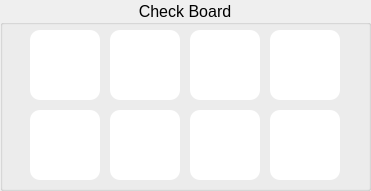
     <widget class="QGroupBox" name="groupBox_KINEMATIC_3">
      <property name="enabled">
       <bool>true</bool>
      </property>
      <property name="geometry">
       <rect>
        <x>300</x>
        <y>350</y>
        <width>371</width>
        <height>191</height>
       </rect>
      </property>
      <property name="maximumSize">
       <size>
        <width>16777210</width>
        <height>16777210</height>
       </size>
      </property>
      <property name="font">
       <font>
        <pointsize>12</pointsize>
        <weight>50</weight>
        <bold>false</bold>
       </font>
      </property>
      <property name="layoutDirection">
       <enum>Qt::LeftToRight</enum>
      </property>
      <property name="title">
       <string>Check Board</string>
      </property>
      <property name="alignment">
       <set>Qt::AlignCenter</set>
      </property>
      <property name="flat">
       <bool>false</bool>
      </property>
      <property name="checkable">
       <bool>false</bool>
      </property>
      <widget class="QPushButton" name="pushButton_check_2">
       <property name="geometry">
        <rect>
         <x>110</x>
         <y>30</y>
         <width>70</width>
         <height>70</height>
        </rect>
       </property>
       <property name="styleSheet">
        <string notr="true">QPushButton{
border-radius: 10px;
background-color: rgb(255, 255, 255);
}
QPushButton:pressed {
    padding-top: 5px;
    padding-left: 5px;
}
</string>
       </property>
       <property name="text">
        <string/>
       </property>
       <property name="icon">
        <iconset>
         <normaloff>../Icon/Square_2.png</normaloff>../Icon/Square_2.png</iconset>
       </property>
       <property name="iconSize">
        <size>
         <width>70</width>
         <height>70</height>
        </size>
       </property>
      </widget>
      <widget class="QPushButton" name="pushButton_check_3">
       <property name="geometry">
        <rect>
         <x>190</x>
         <y>30</y>
         <width>70</width>
         <height>70</height>
        </rect>
       </property>
       <property name="styleSheet">
        <string notr="true">QPushButton{
border-radius: 10px;
background-color: rgb(255, 255, 255);
}
QPushButton:pressed {
    padding-top: 5px;
    padding-left: 5px;
}
</string>
       </property>
       <property name="text">
        <string/>
       </property>
       <property name="icon">
        <iconset>
         <normaloff>../Icon/Square_3.png</normaloff>../Icon/Square_3.png</iconset>
       </property>
       <property name="iconSize">
        <size>
         <width>60</width>
         <height>60</height>
        </size>
       </property>
      </widget>
      <widget class="QPushButton" name="pushButton_check_6">
       <property name="geometry">
        <rect>
         <x>110</x>
         <y>110</y>
         <width>70</width>
         <height>70</height>
        </rect>
       </property>
       <property name="styleSheet">
        <string notr="true">QPushButton{
border-radius: 10px;
background-color: rgb(255, 255, 255);
}
QPushButton:pressed {
    padding-top: 5px;
    padding-left: 5px;
}
</string>
       </property>
       <property name="text">
        <string/>
       </property>
       <property name="icon">
        <iconset>
         <normaloff>../Icon/Square_6.png</normaloff>../Icon/Square_6.png</iconset>
       </property>
       <property name="iconSize">
        <size>
         <width>60</width>
         <height>60</height>
        </size>
       </property>
      </widget>
      <widget class="QPushButton" name="pushButton_check_8">
       <property name="geometry">
        <rect>
         <x>270</x>
         <y>110</y>
         <width>70</width>
         <height>70</height>
        </rect>
       </property>
       <property name="styleSheet">
        <string notr="true">QPushButton{
border-radius: 10px;
background-color: rgb(255, 255, 255);
}
QPushButton:pressed {
    padding-top: 5px;
    padding-left: 5px;
}
</string>
       </property>
       <property name="text">
        <string/>
       </property>
       <property name="icon">
        <iconset>
         <normaloff>../Icon/Square_8.png</normaloff>../Icon/Square_8.png</iconset>
       </property>
       <property name="iconSize">
        <size>
         <width>60</width>
         <height>60</height>
        </size>
       </property>
      </widget>
      <widget class="QPushButton" name="pushButton_check_4">
       <property name="geometry">
        <rect>
         <x>270</x>
         <y>30</y>
         <width>70</width>
         <height>70</height>
        </rect>
       </property>
       <property name="styleSheet">
        <string notr="true">QPushButton{
border-radius: 10px;
background-color: rgb(255, 255, 255);
}
QPushButton:pressed {
    padding-top: 5px;
    padding-left: 5px;
}
</string>
       </property>
       <property name="text">
        <string/>
       </property>
       <property name="icon">
        <iconset>
         <normaloff>../Icon/Square_4.png</normaloff>../Icon/Square_4.png</iconset>
       </property>
       <property name="iconSize">
        <size>
         <width>80</width>
         <height>80</height>
        </size>
       </property>
      </widget>
      <widget class="QPushButton" name="pushButton_check_5">
       <property name="geometry">
        <rect>
         <x>30</x>
         <y>110</y>
         <width>70</width>
         <height>70</height>
        </rect>
       </property>
       <property name="styleSheet">
        <string notr="true">QPushButton{
border-radius: 10px;
background-color: rgb(255, 255, 255);
}
QPushButton:pressed {
    padding-top: 5px;
    padding-left: 5px;
}
</string>
       </property>
       <property name="text">
        <string/>
       </property>
       <property name="icon">
        <iconset>
         <normaloff>../Icon/Square_5.png</normaloff>../Icon/Square_5.png</iconset>
       </property>
       <property name="iconSize">
        <size>
         <width>80</width>
         <height>80</height>
        </size>
       </property>
      </widget>
      <widget class="QPushButton" name="pushButton_check_7">
       <property name="geometry">
        <rect>
         <x>190</x>
         <y>110</y>
         <width>70</width>
         <height>70</height>
        </rect>
       </property>
       <property name="styleSheet">
        <string notr="true">QPushButton{
border-radius: 10px;
background-color: rgb(255, 255, 255);
}
QPushButton:pressed {
    padding-top: 5px;
    padding-left: 5px;
}
</string>
       </property>
       <property name="text">
        <string/>
       </property>
       <property name="icon">
        <iconset>
         <normaloff>../Icon/Square_7.png</normaloff>../Icon/Square_7.png</iconset>
       </property>
       <property name="iconSize">
        <size>
         <width>80</width>
         <height>80</height>
        </size>
       </property>
      </widget>
      <widget class="QPushButton" name="pushButton_check_1">
       <property name="geometry">
        <rect>
         <x>30</x>
         <y>30</y>
         <width>70</width>
         <height>70</height>
        </rect>
       </property>
       <property name="styleSheet">
        <string notr="true">QPushButton{
border-radius: 10px;
background-color: rgb(255, 255, 255);
}
QPushButton:pressed {
    padding-top: 5px;
    padding-left: 5px;
}
</string>
       </property>
       <property name="text">
        <string/>
       </property>
       <property name="icon">
        <iconset>
         <normaloff>../Icon/Square_1.png</normaloff>../Icon/Square_1.png</iconset>
       </property>
       <property name="iconSize">
        <size>
         <width>60</width>
         <height>60</height>
        </size>
       </property>
      </widget>
     </widget>
